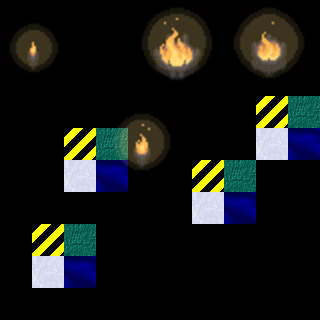

Below is a game level as drawn by its tile map, then a one-line description and the .tmx file that defines it, in full:
An orthogonal 10x10 tile map with 32x32 px tiles, 2 tile layers (ground, animation), 2 tilesets.

<map version="1.10" tiledversion="1.11.2" orientation="orthogonal" renderorder="right-down" width="10" height="10" tilewidth="32" tileheight="32" infinite="0" nextlayerid="4" nextobjectid="1">
 <tileset firstgid="1" name="test_tileset" tilewidth="32" tileheight="32" tilecount="4" columns="2">
  <image source="../test_tileset.png" width="64" height="64" />
 </tileset>
 <tileset firstgid="5" source="fire_animation.tsx" />
 <layer id="3" name="ground" width="10" height="10">
  <data encoding="csv">
0,0,0,0,0,0,0,0,0,0,
0,0,0,0,0,0,0,0,0,0,
0,0,0,0,0,0,0,0,0,0,
0,0,0,0,0,0,0,0,1,2,
0,0,1,2,0,0,0,0,3,4,
0,0,3,4,0,0,1,2,0,0,
0,0,0,0,0,0,3,4,0,0,
0,1,2,0,0,0,0,0,0,0,
0,3,4,0,0,0,0,0,0,0,
0,0,0,0,0,0,0,0,0,0
</data>
 </layer>
 <layer id="2" name="animation" width="10" height="10">
  <data encoding="csv">
5,6,0,0,10,11,12,13,14,15,
16,17,0,0,21,22,23,24,25,26,
27,28,0,0,32,33,34,35,36,37,
0,0,0,7,8,9,0,0,0,0,
0,0,0,18,19,20,0,0,0,0,
0,0,0,29,30,31,0,0,0,0,
0,0,0,0,0,0,0,0,0,0,
0,0,0,0,0,0,0,0,0,0,
0,0,0,0,0,0,0,0,0,0,
0,0,0,0,0,0,0,0,0,0
</data>
 </layer>
</map>